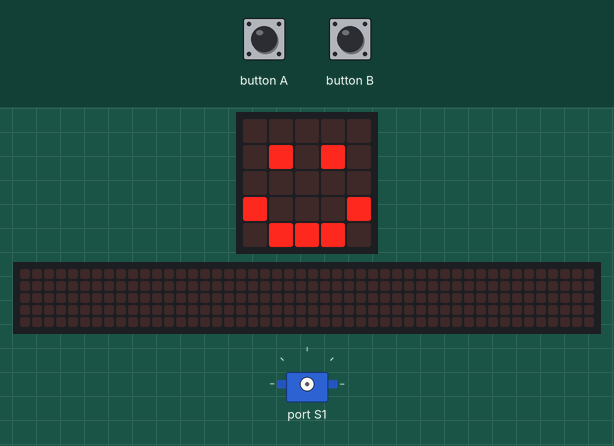
This program was run on a simulated BBC micro:bit (MakeCode). On the bench: the board's 5×5 LED display, servo, a strip that is not on the board, showing the scrolling text unrolled. The test bench sets the inputs (shaded band). The 48×5 strip is a reading aid, not a part: it shows the text the display is scrolling, unrolled, one strip-width of it at a time.

Above: at 1.8 s.
1.9 s: button B pressed for 0.15 s
At 2.12 s:
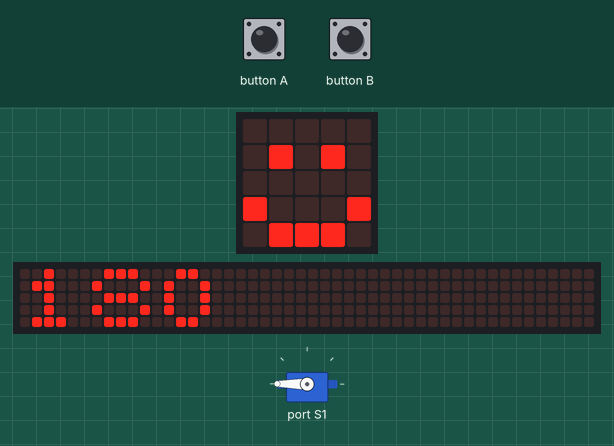
2.6 s: button A pressed for 0.15 s
At 6.1 s:
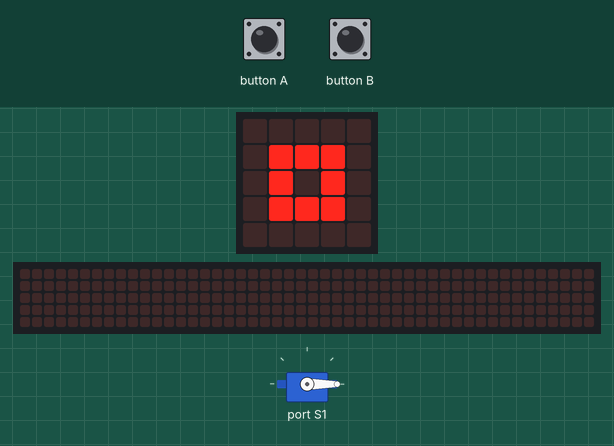
6.3 s: button B pressed for 0.15 s
At 7.07 s:
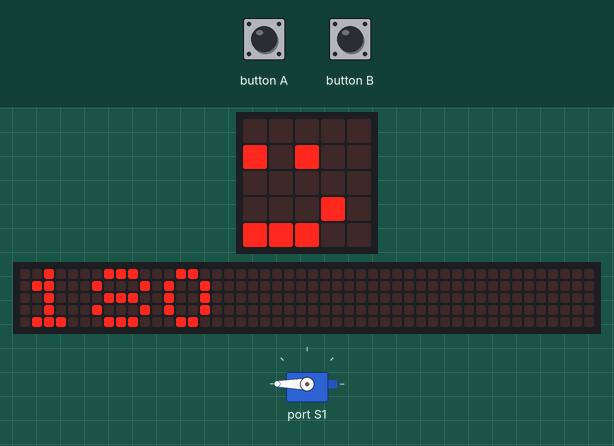
10.0 s: button A pressed for 0.15 s
13.1 s: button B pressed for 0.15 s
At 15.62 s:
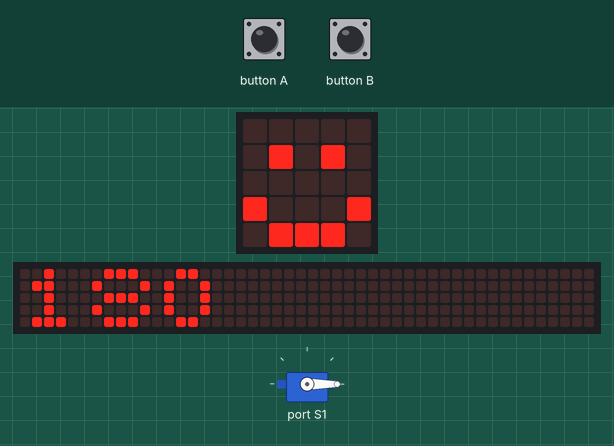
Timing chart, 0 to 17.1 s (numbered marks = the images above; inputs shaded):
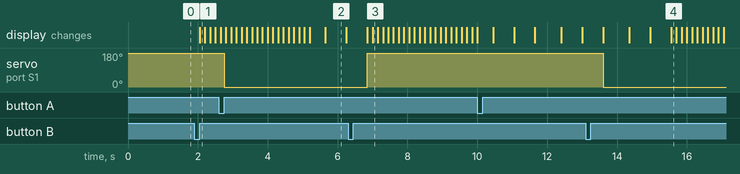

Measured:
- after the input at 1.9 s, the display: changes after 0.15 s (image 1)
- after the input at 2.6 s, servo on port S1: 180° → 0° after 0.15 s
- after the input at 6.3 s, servo on port S1: 0° → 180° after 0.55 s; the display: first changes after 0.55 s (image 3 shows a later state)
- after the input at 13.1 s, the display: first differs from a run without the input after 2.5 s (image 4)
- what the display in image 2 shows lasts 0.6 s, from 5.7 s to 6.3 s

The program:

main.ts
```typescript
// (licence header left out)
// variable
const servoNumberOne = robotbit.Servos.S1

// start
basic.clearScreen()
basic.showIcon(IconNames.Happy)

// move 0 degress
input.onButtonPressed(Button.A, function() {
    robotbit.Servo(servoNumberOne,0)
    basic.showNumber(0)
    basic.clearScreen()
    basic.showIcon(IconNames.SmallSquare)
    basic.clearScreen()
    basic.showIcon(IconNames.Happy)
})

// move 180 degress
input.onButtonPressed(Button.B, function () {
    robotbit.Servo(servoNumberOne, 180)
    basic.showNumber(180)
    basic.clearScreen()
    basic.showIcon(IconNames.SmallSquare)
    basic.clearScreen()
    basic.showIcon(IconNames.Happy)
})
```
